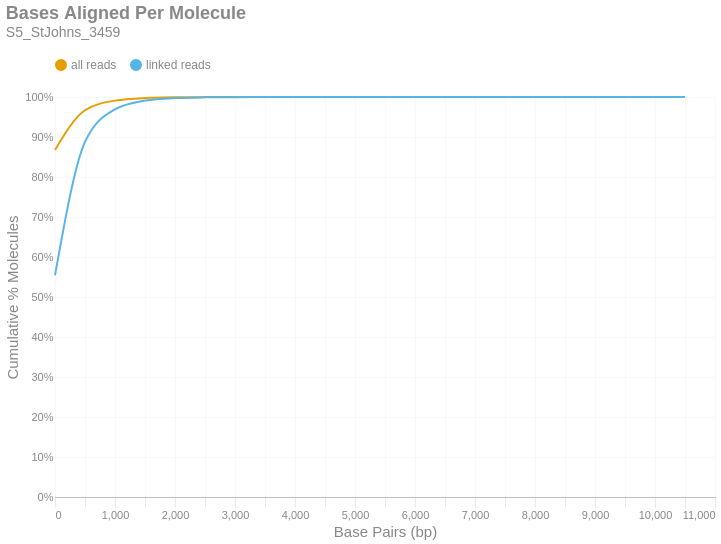

Notebook code cell kept with this figure:
### Markdown cell above
### Bases Aligned Per Molecule
This is a cumulative frequency distribution showing the number of base pairs aligned per unique molecule. These data are shown in 500 bp bins. There are two distributions: one with `all reads` (yellow) and another with only `linked reads` (blue). The percent of molecules in the `linked reads` distribution is relative to the total number of linked molecules.

### Code cell
if SKIPLR:
    print_html(f"Skipped")
else:
    binned_df = consolidated_hist(valids['aligned_bp'], mask, 500, True)
    with SafeRender(binned_df):
        (
            density_plot(binned_df, 'Bases Aligned Per Molecule', samplename, 'basesper')
            .encode(
                x=alt.X('bin:Q', title="Base Pairs (bp)").axis(tickMinStep=500).scale(padding=0),
                y=alt.Y('value:Q', title='Cumulative % Molecules')
                    .axis(format='%')
                    .scale(domain = [0,1])
                    .stack(False),
                color=alt.Color("key:N").scale(domain = ["all reads", "linked reads"]),
                tooltip = [
                    alt.Tooltip("key:N", title = "Data Type"),
                    alt.Tooltip("range_label:N", title="Bases Aligned Per Molecule"),
                    alt.Tooltip("value:Q", format = ".2%", title="% Molecules (Cum.)")
                ]
            )
        ).display()

### Figure 1 — Vega-Lite specification as saved in the notebook (floating-point values rounded to 4 significant figures)
{"width": "container", "height": 400, "config": {"title": {"anchor": "start", "dy": -15, "fontSize": 18, "color": "#888888", "subtitleColor": "#888888", "subtitleFontSize": 14}, "arc": {"fill": "#0072B2"}, "axis": {"domainColor": "#888888", "domainWidth": 0.5, "gridWidth": 0.2, "grid": false, "titleFontWeight": 400, "titleFontSize": 15, "labelFontSize": 11, "labelColor": "#888888", "tickColor": "#888888", "tickWidth": 0.2, "titleColor": "#888888"}, "axisBand": {"grid": false}, "axisX": {"grid": true, "tickSize": 10, "domainCap": "round"}, "axisY": {"domain": false, "grid": true, "tickSize": 0, "domainCap": "round"}, "background": "transparent", "header": {"labelFontSize": 15, "labelColor": "#888888", "titleFontSize": 15, "titleFontWeight": 600, "titleColor": "#888888"}, "legend": {"labelFont": "sans-serif", "labelFontSize": 12, "labelColor": "#888888", "symbolSize": 100, "symbolType": "circle", "titleFontSize": 12, "titlePadding": 10, "titleColor": "#888888", "title": null, "orient": "top"}, "range": {"category": ["#E69F00", "#56B4E9", "#009E73", "#F0E442", "#0072B2", "#D55E00", "#CC79A7", "#000000"], "diverging": ["#cfe8f3", "#a2d4ec", "#73bfe2", "#46abdb", "#1696d2", "#12719e"]}, "area": {"fill": "#0072B2", "fillOpacity": 0.7, "line": true, "strokeOpacity": 0.7}, "line": {"color": "#0072B2", "stroke": "#0072B2", "strokeWidth": 2}, "trail": {"color": "#0072B2", "stroke": "#0072B2", "strokeWidth": 0, "size": 1}, "point": {"filled": true, "fillOpacity": 1.0, "size": 95}, "text": {"color": "#888888", "fontSize": 11, "align": "right", "fontWeight": 400, "size": 11}, "bar": {"fill": "#0072B2", "stroke": null}, "view": {"stroke": null, "continuousWidth": 660, "continuousHeight": 400}}, "data": {"name": "data-93411a022fc1f02b0aa1d608217573b5"}, "mark": {"type": "line", "interpolate": "monotone", "point": {"opacity": 0, "size": 275}}, "encoding": {"color": {"field": "key", "scale": {"domain": ["all reads", "linked reads"]}, "type": "nominal"}, "tooltip": [{"field": "key", "title": "Data Type", "type": "nominal"}, {"field": "range_label", "title": "Bases Aligned Per Molecule", "type": "nominal"}, {"field": "value", "format": ".2%", "title": "% Molecules (Cum.)", "type": "quantitative"}], "x": {"axis": {"tickMinStep": 500}, "field": "bin", "scale": {"padding": 0}, "title": "Base Pairs (bp)", "type": "quantitative"}, "y": {"axis": {"format": "%"}, "field": "value", "scale": {"domain": [0, 1]}, "stack": false, "title": "Cumulative % Molecules", "type": "quantitative"}}, "params": [{"name": "param_c36ac31b6afebe62", "select": {"type": "point", "fields": ["key"]}, "bind": "legend"}], "title": {"text": "Bases Aligned Per Molecule", "subtitle": "S5_StJohns_3459"}, "transform": [{"fold": ["all reads (cumsum)", "linked reads (cumsum)"]}, {"calculate": "replace(datum.key, ' (cumsum)', '')", "as": "key"}, {"filter": {"param": "param_c36ac31b6afebe62"}}], "usermeta": {"embedOptions": {"downloadFileName": "S5_StJohns_3459.basesper"}}, "$schema": "https://vega.github.io/schema/vega-lite/v6.1.0.json", "datasets": {"data-93411a022fc1f02b0aa1d608217573b5": [{"bin": "0.0", "interval": "0.0-500.0", "all reads": 0.8676, "linked reads": 0.554, "all reads (cumsum)": 0.8676, "linked reads (cumsum)": 0.554, "range_label": "0-499"}, {"bin": "500.0", "interval": "500.0-1000.0", "all reads": 0.09928, "linked reads": 0.3336, "all reads (cumsum)": 0.9669, "linked reads (cumsum)": 0.8876, "range_label": "500-999"}, {"bin": "1000.0", "interval": "1000.0-1500.0", "all reads": 0.02403, "linked reads": 0.08151, "all reads (cumsum)": 0.9909, "linked reads (cumsum)": 0.9691, "range_label": "1000-1499"}, {"bin": "1500.0", "interval": "1500.0-2000.0", "all reads": 0.006458, "linked reads": 0.02193, "all reads (cumsum)": 0.9974, "linked reads (cumsum)": 0.991, "range_label": "1500-1999"}, {"bin": "2000.0", "interval": "2000.0-2500.0", "all reads": 0.001839, "linked reads": 0.006244, "all reads (cumsum)": 0.9992, "linked reads (cumsum)": 0.9973, "range_label": "2000-2499"}, {"bin": "2500.0", "interval": "2500.0-3000.0", "all reads": 0.0005239, "linked reads": 0.001779, "all reads (cumsum)": 0.9997, "linked reads (cumsum)": 0.9991, "range_label": "2500-2999"}, {"bin": "3000.0", "interval": "3000.0-3500.0", "all reads": 0.0001697, "linked reads": 0.0005763, "all reads (cumsum)": 0.9999, "linked reads (cumsum)": 0.9996, "range_label": "3000-3499"}, {"bin": "3500.0", "interval": "3500.0-4000.0", "all reads": 6.267e-05, "linked reads": 0.0002128, "all reads (cumsum)": 1.0, "linked reads (cumsum)": 0.9999, "range_label": "3500-3999"}, {"bin": "4000.0", "interval": "4000.0-4500.0", "all reads": 2.426e-05, "linked reads": 8.24e-05, "all reads (cumsum)": 1.0, "linked reads (cumsum)": 0.9999, "range_label": "4000-4499"}, {"bin": "4500.0", "interval": "4500.0-5000.0", "all reads": 1.026e-05, "linked reads": 3.484e-05, "all reads (cumsum)": 1.0, "linked reads (cumsum)": 1.0, "range_label": "4500-4999"}, {"bin": "5000.0", "interval": "5000.0-5500.0", "all reads": 3.466e-06, "linked reads": 1.177e-05, "all reads (cumsum)": 1.0, "linked reads (cumsum)": 1.0, "range_label": "5000-5499"}, {"bin": "5500.0", "interval": "5500.0-6000.0", "all reads": 9.705e-07, "linked reads": 3.296e-06, "all reads (cumsum)": 1.0, "linked reads (cumsum)": 1.0, "range_label": "5500-5999"}, {"bin": "6000.0", "interval": "6000.0-6500.0", "all reads": 8.318e-07, "linked reads": 2.825e-06, "all reads (cumsum)": 1.0, "linked reads (cumsum)": 1.0, "range_label": "6000-6499"}, {"bin": "6500.0", "interval": "6500.0-7000.0", "all reads": 6.932e-07, "linked reads": 2.354e-06, "all reads (cumsum)": 1.0, "linked reads (cumsum)": 1.0, "range_label": "6500-6999"}, {"bin": "7000.0", "interval": "7000.0-7500.0", "all reads": 1.386e-07, "linked reads": 4.708e-07, "all reads (cumsum)": 1.0, "linked reads (cumsum)": 1.0, "range_label": "7000-7499"}, {"bin": "7500.0", "interval": "7500.0-8000.0", "all reads": 2.773e-07, "linked reads": 9.417e-07, "all reads (cumsum)": 1.0, "linked reads (cumsum)": 1.0, "range_label": "7500-7999"}, {"bin": "8000.0", "interval": "8000.0-8500.0", "all reads": 0.0, "linked reads": 0.0, "all reads (cumsum)": 1.0, "linked reads (cumsum)": 1.0, "range_label": "8000-8499"}, {"bin": "8500.0", "interval": "8500.0-9000.0", "all reads": 0.0, "linked reads": 0.0, "all reads (cumsum)": 1.0, "linked reads (cumsum)": 1.0, "range_label": "8500-8999"}, {"bin": "9000.0", "interval": "9000.0-9500.0", "all reads": 0.0, "linked reads": 0.0, "all reads (cumsum)": 1.0, "linked reads (cumsum)": 1.0, "range_label": "9000-9499"}, {"bin": "9500.0", "interval": "9500.0-10000.0", "all reads": 0.0, "linked reads": 0.0, "all reads (cumsum)": 1.0, "linked reads (cumsum)": 1.0, "range_label": "9500-9999"}, {"bin": "10000.0", "interval": "10000.0-10500.0", "all reads": 0.0, "linked reads": 0.0, "all reads (cumsum)": 1.0, "linked reads (cumsum)": 1.0, "range_label": "10000-10499"}, {"bin": "10500.0", "interval": "10500.0-11000.0", "all reads": 1.386e-07, "linked reads": 4.708e-07, "all reads (cumsum)": 1.0, "linked reads (cumsum)": 1.0, "range_label": "10500-10999"}]}}
